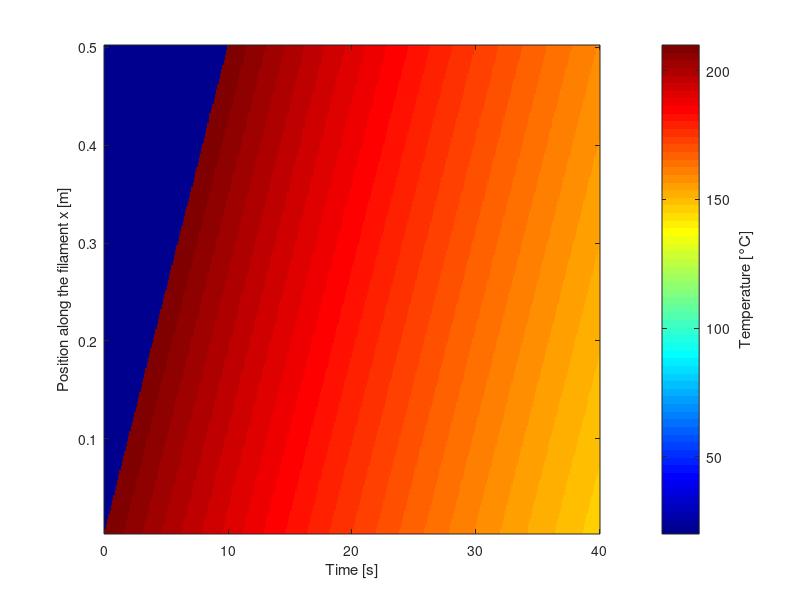

MATLAB code for this plot:
clc;
clear; 
close all;

% Parameters
c = 0.002;           % filament square section [m]
A = c^2;             % filament square area [m^2]
L_tot = 0.5;         % Total length of the print [m]
v_print = 0.05;      % nozzle's print velocity [m/s]

% filament's material parameters (Assumed the filament is made of PLA)
rho = 1245;             % Density [kg/m^3]
cp = 1600;              % Specific heat capacity [J/(kg·K)]
k = 0.16;               % Thermal conductivity [W/(m·K)]
alpha = k / (rho * cp); % Thermal diffusivity [m^2/s]

% Boundary and environmental parameters
T_nozzle = 210;      % Extrusion temperature (nozzle) [°C]
T_plate = 60;        % Heated bed temperature [°C]
T_env = 20;          % Ambient air temperature [°C]
h_plate = 15;        % Heat transfer coefficient with the plate [W/(m^2·K)]
h_env = 10;          % Heat transfer coefficient with ambient air on 3 sides [W/(m^2·K)]

% Spatial discretization
N_tot = 100;         % Total number of cells for the entire path
dx = L_tot / N_tot;  % Spatial step [m]
V = c^2 * dx;        % Volume of a single cell [m^3]
C_th = rho * cp * V; % Thermal capacity of the cell [J/K]

% 3. Time discretization and stability
t_print = L_tot / v_print; % Total printing time

% Thermal stability conditions (CFL)
dt_diff = (dx^2) / (2 * alpha);
dt_conv = C_th / (h_plate * c * dx + 3 * h_env * c * dx);
dt_movement = dx / v_print; %constraint on advancing 1 cell per step
dt = 0.5 * min([dt_diff, dt_conv, dt_movement]); 

t_cool_extra = 30;   % Cooling period after printing is complete
t_max = t_print + t_cool_extra; % Total simulation time
time_vec = 0:dt:t_max;
num_steps = length(time_vec);

% Simulation
% Initialization
T = T_env * ones(N_tot, 1);     % Cell temperature vector 
N_active = 0;                   % Number of currently deposited cells
T_history = T_env * ones(N_tot, num_steps); % Matrix to save the temperature history over time

% Loop
for step = 1:num_steps
    t = time_vec(step);
    
    % growing domain phase
    if t <= t_print
        x_nozzle = v_print * t;
        target_active = min(N_tot, ceil(x_nozzle / dx));
        while N_active < target_active
            N_active = N_active + 1;
            T(N_active) = T_nozzle;
        end
    end
    
    % thermal evolution
    if N_active > 0
        Phi = zeros(N_active + 1, 1);
        Phi(1) = 0;
        for i = 2:N_active
            Phi(i) = -k * A * (T(i) - T(i-1)) / dx;
        end
        Phi(N_active + 1) = 0; 
        T_new = T;
        
        for i = 1:N_active
            net_conduction = Phi(i) - Phi(i+1);
            
            Q_ext_plate = -h_plate * c * dx * (T(i) - T_plate);
            Q_ext_env   = -3 * h_env * c * dx * (T(i) - T_env);
            Q_ext_tot   = Q_ext_plate + Q_ext_env;
            
            if t <= t_print && i == N_active
                T_new(i) = T_nozzle; 
            else
                T_new(i) = T(i) + (dt / C_th) * (net_conduction + Q_ext_tot);
            end
        end
        T = T_new;
    end
    T_history(:, step) = T;
end

% plot
figure('Color', 'white');
imagesc(time_vec, (1:N_tot)*dx, T_history);
set(gca, 'YDir', 'normal');
c = colorbar;
ylabel(c, 'Temperature [°C]');
xlabel('Time [s]');
ylabel('Position along the filament x [m]');
colormap('jet');
